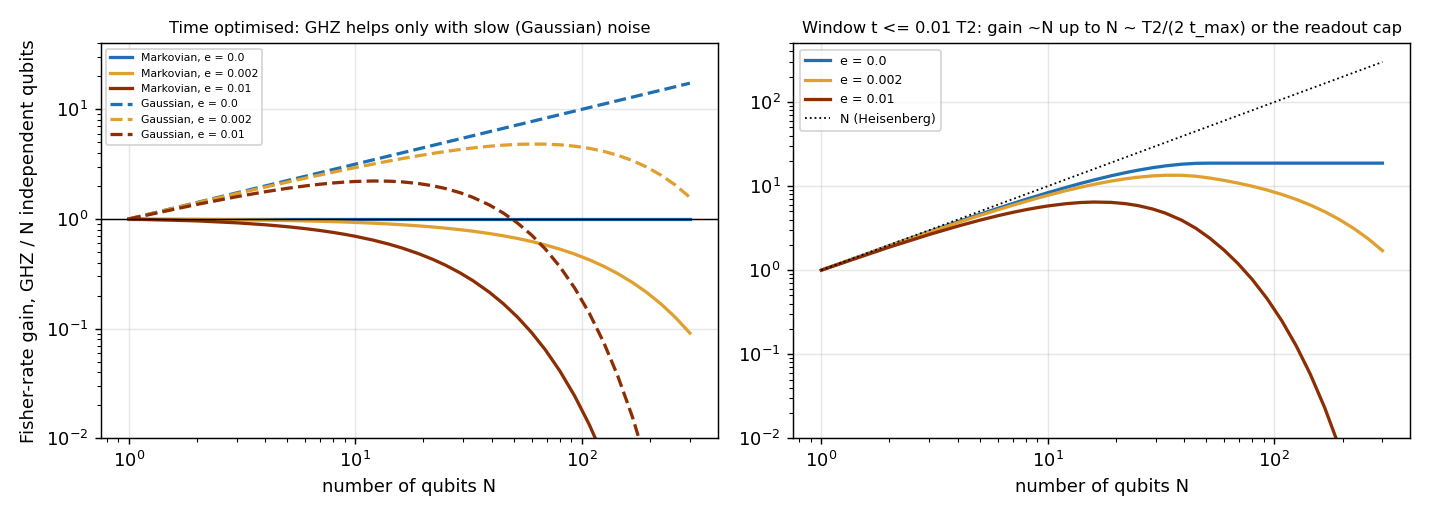

This chart was generated by the following Python code:
"""
GHZ metrology in qg: when entanglement beats N independent qubits, and
what readout error and T1 do to it.

Sensing a frequency omega with N qubits for an interrogation time t:

  product  every qubit in |+>, Ramsey, read in X: each is a qubit with
           qg_X = V_1 cos(omega t),  V_1 = e^{-t/T2} (1 - 2e)
  GHZ      (|0...0> + |1...1>)/sqrt 2 picks up N omega t; the parity
           P = X_1 ... X_N (one qg of the whole register) reads
           qg_P = V_N cos(N omega t),  V_N = e^{-N t/T2} (1 - 2e)^N

where e is the symmetric readout error per qubit. The Fisher information
of a +-1 readout with qg = V cos(phi) is, at the best operating point
(qg = 0, mid-fringe; the §36 rule F = (V^2 - qg^2)/(1 - qg^2)), V^2 per
shot in phi. Per unit time, with t free:

  product  N t e^{-2t/T2} (1 - 2e)^2         (N independent Ramsey qubits)
  GHZ      N^2 t e^{-2N t/T2} (1 - 2e)^{2N}  (one parity shot)

A. Markovian dephasing (e^{-t/T2}): optimising t, both give N T2/(2e_E)
   (e_E = Euler's number) without readout error: the textbook result that
   GHZ gains nothing under independent Markovian dephasing.
B. Non-Markovian (Gaussian) dephasing, e^{-(t/T2)^2}, typical of slow
   noise: GHZ gains sqrt(N) in Fisher rate (sensitivity N^{-3/4} instead of
   N^{-1/2}).
C. Readout error enters the parity as (1 - 2e)^N (the readout gain b of
   §31 raised to the N): it caps the useful GHZ size at
   N* = 3 / (4 |ln(1 - 2e)|) ~ 3/(8e) in case B, and makes GHZ worse than
   product in case A for every N > 1. Calibrating b and dividing it out
   (§31) removes the bias but not the lost information.
D. A fixed short interrogation window (t_max << T2/N, e.g. a transient
   signal): GHZ gains N (Heisenberg scaling), until readout caps it.
E. T1 during interrogation. Amplitude damping shrinks the GHZ coherence
   by (1 - gamma)^{N/2} and moves every qubit's qg_Z from 0 to +gamma: the
   register-mean qg (§20) is a free T1 witness on a GHZ sensor, invisible
   in the parity signal.

Exact density-matrix checks for N = 3, 4 verify the parity formulas with
dephasing, amplitude damping and readout error.

Findings (python examples/ghz_metrology_qg.py):

  Exact N = 4 density-matrix checks: parity = cos(N phi)(1-2p)^N
  (1-gamma)^{N/2}(1-2e)^N to 6 digits for dephasing, amplitude damping,
  readout error and all three together; mean qg_Z = gamma exactly (0 with
  dephasing alone).

  A. Markovian dephasing, t optimised: gain 1.000 for every N (Huelga et
     al. 1997). With readout error it is < 1: 0.93 at N = 10 and 0.45 at
     N = 100 for e = 0.002; 0.70 and 0.02 for e = 0.01. N independent
     qubits are strictly better.
  B. Gaussian dephasing: gain sqrt(N) exactly (1.41, 3.16, 10.0, 17.3 at
     N = 2, 10, 100, 300), the Zeno-limit N^{-3/4} of Matsuzaki et al. 2011
     and Chin, Huelga, Plenio 2012.
  C. With readout error the Gaussian gain peaks and collapses. Grid N* =
     187, 75, 37, 18 for e = 0.002, 0.005, 0.01, 0.02, identical to
     3/(4|ln(1-2e)|); the gain there is only 3.1, 2.0, 1.4, 1.06. At
     today's trapped-ion readout (e ~ 0.005) a GHZ sensor is worth at most
     ~2x in Fisher rate (1.4x in sensitivity), at N ~ 75.
  D. Window t <= 0.01 T2 (Markovian): gain 1.96, 8.4, 16.8 at N = 2, 10,
     30 (close to N) and then flat at 1/(2 e_E 0.0098) = 18.8 once
     T2/(2N) < t_max, i.e. the window stops binding. Readout cuts it to
     13.3 (e = 0.002) and 5.2 (e = 0.01) at N = 30, below 1 at N = 100
     for e = 0.01.
  E. T1 and dephasing both only shrink the parity fringe, so the parity
     alone cannot tell them apart; the register-mean qg_Z (read in the
     computational basis on a few spare shots) is gamma under T1 and 0
     under dephasing. It is the same witness as §20, applied to a sensor.

  What is new here and what is not. A, B and D are textbook. The qg
  contributions are modest and stated as such: the closed-form readout
  cap N* = 3/(4|ln(1-2e)|) with the small gain it leaves (C), and the
  T1/dephasing separation from mean qg_Z (E). Limitations: independent
  noise only (correlated dephasing, the case where GHZ is really
  hurt or helped, is not modelled); GHZ preparation errors (depth ~log N
  or N) are not included and would lower every GHZ number here; the
  parity is taken as a single-shot product of N readouts, no
  error-mitigated or ancilla readout.
"""

import math

import numpy as np

EULER = math.e


# --------------------------------------------------------------------- #
# Fisher rates with the interrogation time optimised
# --------------------------------------------------------------------- #
def _decay(t, t2, kind):
    return math.exp(-t / t2) if kind == "markov" else math.exp(-((t / t2) ** 2))


def fisher_rate(n, t, e=0.0, t2=1.0, kind="markov", state="ghz", overhead=0.0):
    """Fisher information about omega per unit time at the best operating point."""
    if state == "ghz":
        v = _decay(t, t2, kind) ** n * (1 - 2 * e) ** n
        return n * n * t * t * v * v / (t + overhead)
    v = _decay(t, t2, kind) * (1 - 2 * e)
    return n * t * t * v * v / (t + overhead)


_T = np.geomspace(1e-4, 5.0, 4000)


def best_rate(n, e=0.0, kind="markov", state="ghz", t_max=None, overhead=0.0):
    ts = _T if t_max is None else _T[_T <= t_max]
    vals = np.array([fisher_rate(n, t, e, 1.0, kind, state, overhead) for t in ts])
    i = int(np.argmax(vals))
    return float(vals[i]), float(ts[i])


def gain(n, e=0.0, kind="markov", t_max=None, overhead=0.0):
    """Fisher-rate ratio GHZ / product (sensitivity gain is its square root)."""
    return best_rate(n, e, kind, "ghz", t_max, overhead)[0] / best_rate(n, e, kind, "product", t_max, overhead)[0]


def n_star(e, kind="gauss", n_max=400):
    """GHZ size that maximises the absolute GHZ Fisher rate."""
    ns = np.arange(1, n_max + 1)
    rates = [best_rate(int(n), e, kind, "ghz")[0] for n in ns]
    return int(ns[int(np.argmax(rates))])


# --------------------------------------------------------------------- #
# exact checks (small N)
# --------------------------------------------------------------------- #
I2 = np.eye(2)
X = np.array([[0, 1], [1, 0]], dtype=complex)
Z = np.diag([1.0, -1.0]).astype(complex)


def _on(op, q, n):
    m = np.array([[1.0]])
    for k in range(n - 1, -1, -1):
        m = np.kron(m, op if k == q else I2)
    return m


def _channel(rho, kraus, q, n):
    out = np.zeros_like(rho)
    for K in kraus:
        F = _on(K, q, n)
        out = out + F @ rho @ F.conj().T
    return out


def ghz_parity_exact(n, phi, dephase_p=0.0, gamma=0.0, e=0.0):
    """Parity <X...X> (with readout error e on every qubit) and mean qg_Z of a
    noisy GHZ state that accumulated phase phi on every qubit."""
    v = np.zeros(2**n, dtype=complex)
    v[0] = v[-1] = 1 / math.sqrt(2)
    rho = np.outer(v, v.conj())
    for q in range(n):
        Rz = np.diag([np.exp(-1j * phi / 2), np.exp(1j * phi / 2)])
        rho = _on(Rz, q, n) @ rho @ _on(Rz, q, n).conj().T
        rho = _channel(rho, [math.sqrt(1 - dephase_p) * I2, math.sqrt(dephase_p) * Z], q, n)
        rho = _channel(rho, [np.array([[1, 0], [0, math.sqrt(1 - gamma)]]), np.array([[0, math.sqrt(gamma)], [0, 0]])], q, n)
    P = np.array([[1.0]])
    for _ in range(n):
        P = np.kron(P, X)
    parity = float(np.real(np.trace(rho @ P))) * (1 - 2 * e) ** n
    mean_qg = float(np.mean([np.real(np.trace(rho @ _on(Z, q, n))) for q in range(n)]))
    return parity, mean_qg


def make_figure(path):
    import matplotlib

    matplotlib.use("Agg")
    import matplotlib.pyplot as plt

    fig, (ax1, ax2) = plt.subplots(1, 2, figsize=(11, 4))
    ns = np.unique(np.round(np.geomspace(1, 300, 40)).astype(int))
    for kind, ls in (("markov", "-"), ("gauss", "--")):
        for e, c in ((0.0, "#1f6fb2"), (0.002, "#e0a030"), (0.01, "#8c2d04")):
            ax1.plot(ns, [gain(int(n), e, kind) for n in ns], ls, color=c, lw=1.8,
                     label=f"{'Markovian' if kind == 'markov' else 'Gaussian'}, e = {e}")
    ax1.axhline(1, color="k", lw=0.8)
    ax1.set_xscale("log")
    ax1.set_yscale("log")
    ax1.set_ylim(1e-2, 40)
    ax1.set_xlabel("number of qubits N")
    ax1.set_ylabel("Fisher-rate gain, GHZ / N independent qubits")
    ax1.set_title("Time optimised: GHZ helps only with slow (Gaussian) noise", fontsize=9)
    ax1.legend(fontsize=6)
    ax1.grid(alpha=0.3)
    for e, c in ((0.0, "#1f6fb2"), (0.002, "#e0a030"), (0.01, "#8c2d04")):
        ax2.plot(ns, [gain(int(n), e, "markov", t_max=0.01) for n in ns], color=c, lw=1.8, label=f"e = {e}")
    ax2.plot(ns, ns, "k:", lw=1, label="N (Heisenberg)")
    ax2.set_xscale("log")
    ax2.set_yscale("log")
    ax2.set_ylim(1e-2, 500)
    ax2.set_xlabel("number of qubits N")
    ax2.set_title("Window t <= 0.01 T2: gain ~N up to N ~ T2/(2 t_max) or the readout cap", fontsize=9)
    ax2.legend(fontsize=7)
    ax2.grid(alpha=0.3)
    fig.tight_layout()
    fig.savefig(path, dpi=130)


if __name__ == "__main__":
    import sys

    print("Exact checks (N = 4, phi = 0.3):")
    for p, g, e in ((0.05, 0.0, 0.0), (0.0, 0.1, 0.0), (0.05, 0.1, 0.01)):
        par, mq = ghz_parity_exact(4, 0.3, p, g, e)
        pred = math.cos(4 * 0.3) * (1 - 2 * p) ** 4 * (1 - g) ** 2 * (1 - 2 * e) ** 4
        print(f"  dephase {p}, gamma {g}, e {e}: parity {par:+.6f} (formula {pred:+.6f}), mean qg_Z {mq:+.4f}")
    print("\nA/B/C. Fisher-rate gain GHZ / product with the interrogation time optimised")
    print(f"{'N':>5} | {'Markov e=0':>10} {'e=0.002':>8} {'e=0.01':>8} | {'Gauss e=0':>9} {'e=0.002':>8} {'e=0.01':>8}")
    for n in (2, 4, 10, 30, 100, 300):
        row = [gain(n, e, k) for k in ("markov", "gauss") for e in (0.0, 0.002, 0.01)]
        print(f"{n:5d} | {row[0]:10.3f} {row[1]:8.3f} {row[2]:8.3f} | {row[3]:9.3f} {row[4]:8.3f} {row[5]:8.3f}")
    for e in (0.002, 0.005, 0.01, 0.02):
        ns_ = n_star(e)
        print(f"  Gaussian dephasing, e = {e}: best GHZ size N* = {ns_} (formula 3/(4|ln(1-2e)|) = "
              f"{3 / (4 * abs(math.log(1 - 2 * e))):.0f}), gain there {gain(ns_, e, 'gauss'):.2f}")
    print("\nD. fixed window t <= 0.01 T2 (Markovian): gain")
    for n in (2, 10, 30, 100, 300):
        print(f"  N = {n:3d}: e=0 {gain(n, 0.0, 'markov', 0.01):7.2f}   e=0.002 {gain(n, 0.002, 'markov', 0.01):7.2f}"
              f"   e=0.01 {gain(n, 0.01, 'markov', 0.01):7.2f}")
    if "--figure" in sys.argv:
        make_figure(__file__.replace(".py", ".png"))
